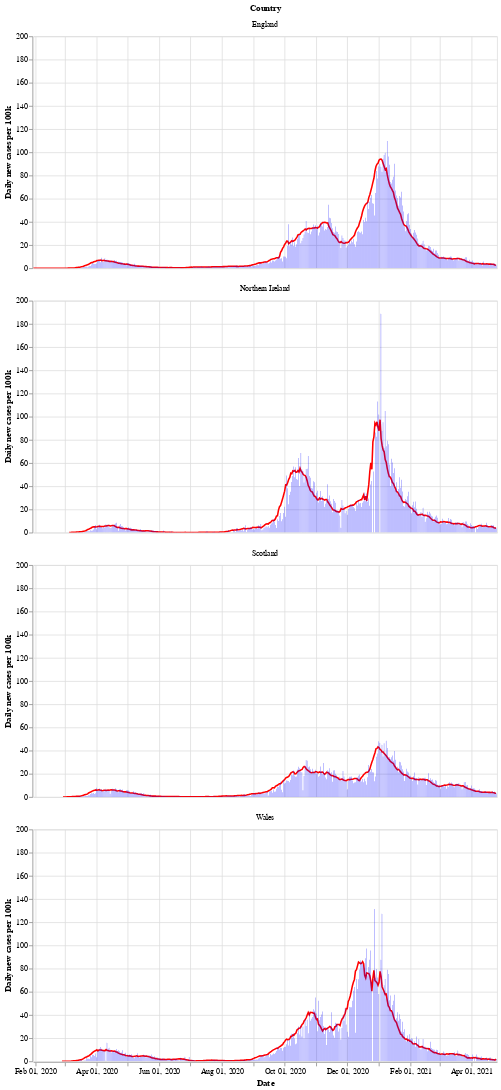

Notebook source saved alongside this figure:
### Markdown cell above
Next is a bar chart of the number of new cases in each country (per 100k population), with the 7 day moving average of cases. Again we see that Wales saw a longer period of raising and falling cases compared to the other countries.

After a period of cases falling, each nation is now seeing a rise in the number of cases - especially in Wales.

### Code cell
# collapse
bars = alt.Chart(uk_cases).mark_bar().encode(
    x=alt.X("yearmonthdate(date):T", axis=alt.Axis(title='Date')),
    y=alt.Y("newCasesRate:Q", axis=alt.Axis(title='Daily new cases per 100k')),
    tooltip='newCasesRate',
    color=alt.condition(
        alt.datum.dailyChange > 0,
        alt.value("orange"),  # The positive color
        alt.value("blue")  # The negative color
    )
).properties(title='New cases per 100k population with rolling 7 day average', width=600).interactive()
line = alt.Chart(uk_cases).mark_line(
    color='red',
    size=2,
).transform_window(
    rolling_mean='mean(newCasesRate)',
    frame=[0, 7],
    groupby=['areaName']
).encode(
    x='yearmonthdate(date):T',
    y='rolling_mean:Q'
)
alt.layer(line, bars, data=uk_cases).facet(alt.Row('areaName', title='Country'), columns=1)

### Figure 1 — Vega-Lite specification as saved in the notebook (floating-point values rounded to 4 significant figures; data arrays with more than 128 entries replaced by an {"elided": "..."} marker saying what was removed)
{"config": {"view": {"continuousWidth": 400, "continuousHeight": 300}}, "data": {"name": "data-7ab83d199d88999a4d63b97437aa0515"}, "facet": {"type": "nominal", "field": "areaName", "title": "Country"}, "spec": {"layer": [{"mark": {"type": "line", "color": "red", "size": 2}, "encoding": {"x": {"type": "temporal", "field": "date", "timeUnit": "yearmonthdate"}, "y": {"type": "quantitative", "field": "rolling_mean"}}, "transform": [{"window": [{"op": "mean", "field": "newCasesRate", "as": "rolling_mean"}], "frame": [0, 7], "groupby": ["areaName"]}]}, {"mark": "bar", "encoding": {"color": {"condition": {"value": "orange", "test": "(datum.dailyChange > 0)"}, "value": "blue"}, "tooltip": {"type": "quantitative", "field": "newCasesRate"}, "x": {"type": "temporal", "axis": {"title": "Date"}, "field": "date", "timeUnit": "yearmonthdate"}, "y": {"type": "quantitative", "axis": {"title": "Daily new cases per 100k"}, "field": "newCasesRate"}}, "selection": {"selector002": {"type": "interval", "bind": "scales", "encodings": ["x", "y"]}}, "title": "New cases per 100k population with rolling 7 day average", "width": 600}]}, "columns": 1, "$schema": "https://vega.github.io/schema/vega-lite/v4.8.1.json", "datasets": {"data-7ab83d199d88999a4d63b97437aa0515": {"elided": "1716 records"}}}
